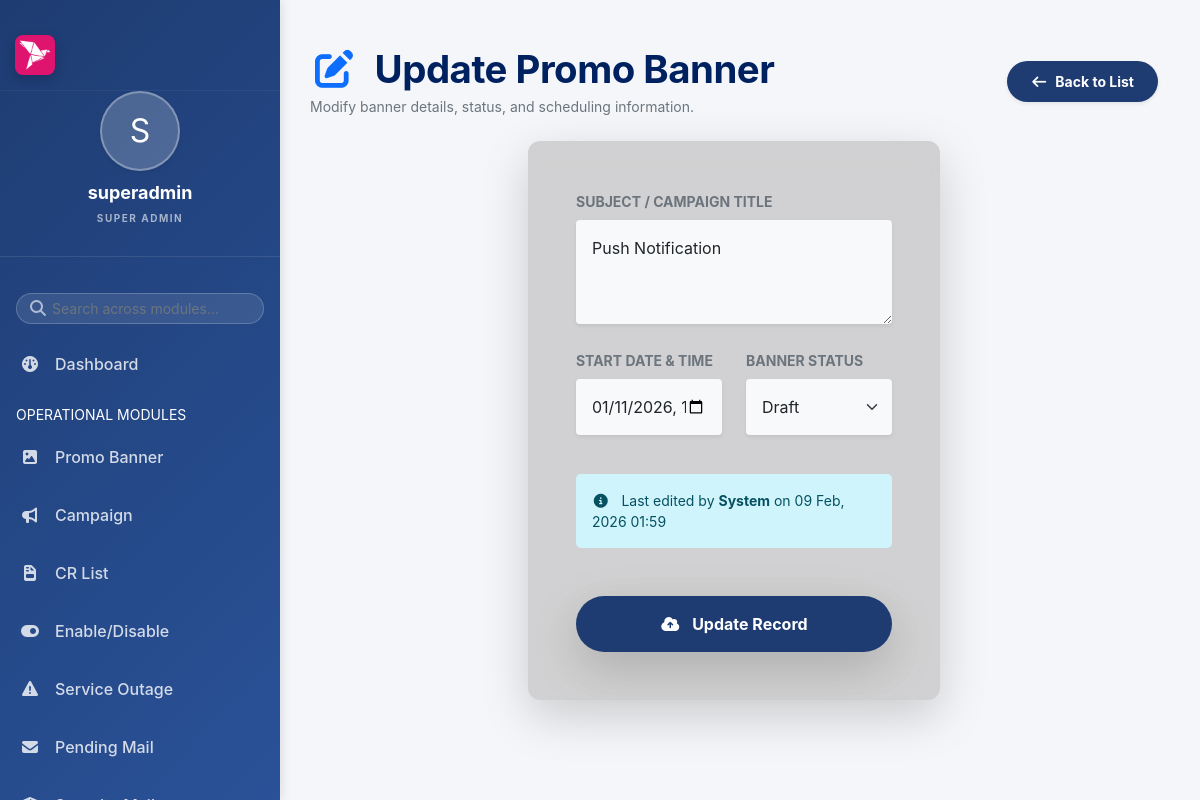
Screenshot of /main/modules/banners/update.php?id=3 (signed in) with the database file from the repository.
### tables this page shows
CREATE TABLE `promo_banner` (
  `serial_no` int(11) NOT NULL,
  `subject_line` varchar(254) NOT NULL,
  `status` varchar(254) NOT NULL,
  `start_time` datetime NOT NULL,
  `edited_by` varchar(50) DEFAULT NULL,
  `edited_at` timestamp NULL DEFAULT NULL,
  `created_by` varchar(50) DEFAULT NULL,
  `created_at` timestamp NOT NULL DEFAULT current_timestamp()
);

### main/modules/banners/update.php (the view, shortened to what this page needs)
<?php
require_once __DIR__ . '/../../../config/app.php'; include_once INCLUDES_PATH . '/auth_check.php';
if (isset($_GET['id'])) {
    $id = isset($_GET['id']) ? (int)$_GET['id'] : 0;
    $stmt_fetch = mysqli_prepare($conn, "SELECT * FROM promo_banner WHERE serial_no = ?");
    mysqli_stmt_bind_param($stmt_fetch, "i", $id);
    mysqli_stmt_execute($stmt_fetch);
    $result = mysqli_stmt_get_result($stmt_fetch);
    if ($result && mysqli_num_rows($result) == 1) {
        $row = mysqli_fetch_assoc($result);
    } else {
        echo "Record not found";
        exit;
    }
} else {
    echo "No ID provided";
    exit;
}
?>
<!DOCTYPE html>
<html lang="en">
<head>
    <link href="https://cdn.jsdelivr.net/npm/bootstrap@5.0.2/dist/css/bootstrap.min.css" rel="stylesheet">
    <link rel="stylesheet" href="https://cdnjs.cloudflare.com/ajax/libs/font-awesome/7.0.1/css/all.min.css">
    <link rel="stylesheet" href="<?= ASSETS_URL ?>/css/style.css">
</head>
<body>
    <div class="dashboard-container">
        <?php include INCLUDES_PATH . '/sidebar.php'; ?>
        <div class="main-content">
            <div class="container-fluid ps-0 mt-3">
                <div class="d-flex justify-content-between align-items-center mb-4">
                    <div>
                        <h1 class="view-header fw-bold mb-1"><i class="fa-solid fa-pen-to-square text-primary me-2"></i> Update Promo Banner</h1>
                        <p class="text-muted small mb-0">Modify banner details, status, and scheduling information.</p>
                    </div>
                    <a href="view.php" class="btn btn-primary btn-sm rounded-pill px-4 shadow-sm fw-bold">
                        <i class="fa-solid fa-arrow-left me-1"></i> Back to List
                    </a>
                </div>
                <div class="row justify-content-center">
                    <div class="col-md-8 col-lg-6">
                        <div class="glass-card p-5 shadow-lg border-0">
                            <form method="POST" action="">
                                <div class="mb-4">
                                    <label for="subject_line" class="form-label small fw-bold text-muted text-uppercase">Subject / Campaign Title</label>
                                    <textarea class="form-control bg-light border-0 shadow-sm p-3" name="subject_line" id="subject_line" rows="3" required placeholder="Describe the banner purpose..."><?php echo htmlspecialchars($row['subject_line']); ?></textarea>
                                </div>
                                <div class="row g-4 mb-4">
                                    <div class="col-md-6">
                                        <label for="start_date" class="form-label small fw-bold text-muted text-uppercase">Start Date & Time</label>
                                        <input type="datetime-local" class="form-control bg-light border-0 shadow-sm p-3" name="start_date" id="start_date"
                                            value="<?php echo date('Y-m-d\TH:i', strtotime($row['start_time'])); ?>" required>
                                    </div>
                                    <div class="col-md-6">
                                        <label for="status" class="form-label small fw-bold text-muted text-uppercase">Banner Status</label>
                                        <select class="form-select bg-light border-0 shadow-sm p-3" name="status" id="status" required>
                                            <option value="draft" <?php if ($row['status'] == 'draft') echo 'selected'; ?>>Draft</option>
                                        </select>
                                    </div>
                                </div>
                                <div class="alert alert-info border-0 rounded-3 small mb-4">
                                    <i class="fa-solid fa-circle-info me-2"></i> Last edited by <b><?php echo htmlspecialchars($row['edited_by'] ?? 'System'); ?></b> on <?php echo date('d M, Y H:i', strtotime($row['edited_at'] ?? $row['created_at'])); ?>
                                </div>
                                <div class="d-grid mt-5">
                                    <button type="submit" class="btn btn-primary py-3 fw-bold rounded-pill shadow-lg">
                                        <i class="fa-solid fa-cloud-arrow-up me-2"></i> Update Record
                                    </button>
                                </div>
                            </form>
                        </div>
                    </div>
                </div>
            </div>
        </div>
    </div>
</body>
</html>

### main/assets/css/style.css (style rules this page uses)
:root { --primary-blue: #1e3c72; --secondary-blue: #2a5298; --accent-pink: #d12053; --bg-light: #f4f6f9; --bg-dark: #121212; --glass-bg: rgba(255, 255, 255, 0.6); --glass-border: rgba(255, 255, 255, 0.3); --glass-bg-dark: rgba(30, 30, 30, 0.7); --glass-border-dark: rgba(255, 255, 255, 0.1); --text-main: #333; --text-muted: #666; --text-light: #fff; --card-shadow: 0 10px 30px rgba(0, 0, 0, 0.05); --card-shadow-hover: 0 15px 35px rgba(0, 0, 0, 0.1); --border-radius: 12px; --transition: all 0.3s cubic-bezier(0.4, 0, 0.2, 1); --bkash-pink: #df146e; --bkash-dark-pink: #d12053; --bkash-light-pink: #f48fb1; --bkash-shadow: 0 10px 25px -5px rgba(223, 20, 110, 0.3); --sidebar-logo-size: 40px; }
body { background-color: transparent !important; transition: var(--transition); position: relative; min-height: 100vh; font-family: 'Inter', -apple-system, BlinkMacSystemFont, "Segoe UI", Roboto, Helvetica, Arial, sans-serif; }
.glass-card { background: rgba(186, 183, 183, 0.6); backdrop-filter: blur(15px); -webkit-backdrop-filter: blur(15px); border: 1px solid var(--glass-border); border-radius: var(--border-radius); box-shadow: var(--card-shadow); transition: var(--transition); }
a { text-decoration: none; color: #000; }
form input, form select, form textarea { border: 1px solid #ddd; border-radius: var(--border-radius); margin-bottom: 15px; padding: 12px 15px; transition: var(--transition); background: white; }
.btn-primary { background-color: var(--primary-blue); border: none; padding: 10px 25px; border-radius: 8px; font-weight: 600; }
.dashboard-container { display: flex; min-height: 100vh; width: 100%; }
.main-content { flex: 1; padding: 30px; margin-left: 280px; background-color: #f4f6f9; min-height: 100vh; transition: all 0.4s ease; width: calc(100% - 280px); }
.view-header { color: #002160ff; font-weight: 700; margin-bottom: 0; }
html, body { max-width: 100%; overflow-x: hidden; -webkit-font-smoothing: antialiased; -moz-osx-font-smoothing: grayscale; }
h1.view-header { font-size: clamp(1.6rem, 4vw, 2.4rem) !important; letter-spacing: -0.5px; }

### rows the page displays
promo_banner: subject_line "Push Notification", start_date "01/11/2026 00:00", status "Draft", edited_by "System", edited_at+created_at "09 Feb, 2026 01:59"

### other values shown
substr($user_name, 0, 1) "S"
$user_name "superadmin"
